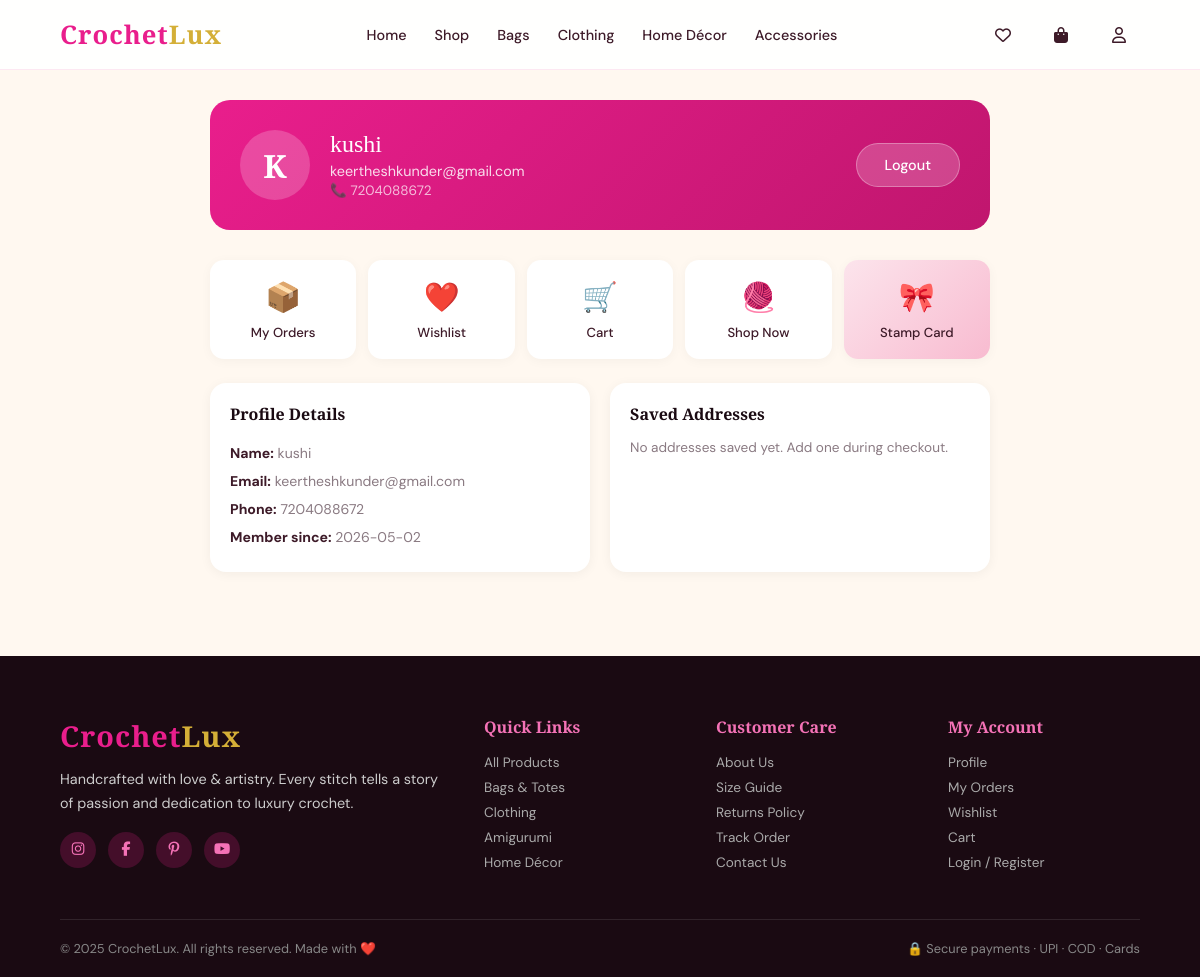
The app's page /account (signed in) with its own data.
### tables this page shows
CREATE TABLE users (
            id INTEGER PRIMARY KEY AUTOINCREMENT,
            name TEXT NOT NULL,
            email TEXT UNIQUE NOT NULL,
            password TEXT NOT NULL,
            phone TEXT,
            is_admin INTEGER DEFAULT 0,
            created_at TIMESTAMP DEFAULT CURRENT_TIMESTAMP
        );

### app.py (the view)
@app.route('/account')
@login_required
def account():
    db   = get_db()
    user = db.execute("SELECT * FROM users WHERE id=?", (session['user_id'],)).fetchone()
    addr = db.execute("SELECT * FROM addresses WHERE user_id=?",
                      (session['user_id'],)).fetchall()
    db.close()
    return render_template('account.html', user=user, addresses=addr,
                           cart_count=get_cart_count())

### app.py (called while the page is built)
def get_db():
    db = sqlite3.connect('crochet.db')
    db.row_factory = sqlite3.Row
    return db

def get_cart_count():
    if not session.get('user_id'): return 0
    db = get_db()
    c  = db.execute("SELECT SUM(quantity) FROM cart WHERE user_id=?",
                    (session['user_id'],)).fetchone()[0]
    db.close()
    return c or 0

def login_required(f):
    @wraps(f)
    def dec(*a, **kw):
        if 'user_id' not in session:
            flash('Please login first', 'error')
            return redirect(url_for('login'))
        return f(*a, **kw)
    return dec

### templates/account.html (shortened to what this page needs)
{% extends 'base.html' %}
{% block content %}
<div class="account-wrapper">
  <div class="account-header">
    <div class="avatar">{{ user['name'][0]|upper }}</div>
    <div>
      <div class="account-name">{{ user['name'] }}</div>
      <div class="account-email">{{ user['email'] }}</div>
      {% if user['phone'] %}<div style="opacity:.7;font-size:.85rem;margin-top:2px">📞 {{ user['phone'] }}</div>{% endif %}
    </div>
    <a href="/logout" class="btn btn-cream" style="margin-left:auto;background:rgba(255,255,255,.2);color:#fff;border:1px solid rgba(255,255,255,.3)">Logout</a>
  </div>
  <div class="quick-links">
    <a href="/orders"     class="quick-link"><div class="ql-icon">📦</div><div class="ql-label">My Orders</div></a>
    <a href="/wishlist"   class="quick-link"><div class="ql-icon">❤️</div><div class="ql-label">Wishlist</div></a>
    <a href="/cart"       class="quick-link"><div class="ql-icon">🛒</div><div class="ql-label">Cart</div></a>
    <a href="/shop"       class="quick-link"><div class="ql-icon">🧶</div><div class="ql-label">Shop Now</div></a>
    <a href="/stamp-card" class="quick-link stamp-link"><div class="ql-icon">🎀</div><div class="ql-label">Stamp Card</div></a>
  </div>
  <div class="account-grid">
    <div class="account-card">
      <h3>Profile Details</h3>
      <div style="font-size:.88rem;line-height:2;color:var(--gray)">
        <div><strong style="color:var(--text)">Name:</strong> {{ user['name'] }}</div>
        <div><strong style="color:var(--text)">Email:</strong> {{ user['email'] }}</div>
        <div><strong style="color:var(--text)">Phone:</strong> {{ user['phone'] or 'Not provided' }}</div>
        <div><strong style="color:var(--text)">Member since:</strong> {{ user['created_at'][:10] }}</div>
      </div>
    </div>
    <div class="account-card">
      <h3>Saved Addresses</h3>
      {% if addresses %}
        {% for addr in addresses %}
        <div class="addr-item">
          <strong>{{ addr['name'] }}</strong><br>
          {{ addr['line1'] }}, {{ addr['city'] }}, {{ addr['state'] }} – {{ addr['pincode'] }}
        </div>
        {% endfor %}
      {% else %}
        <p style="color:var(--gray);font-size:.85rem">No addresses saved yet. Add one during checkout.</p>
      {% endif %}
    </div>
  </div>
</div>
{% endblock %}

### templates/base.html (style rules this page uses)
:root { --pink:#E91E8C; --pink-light:#f472b6; --pink-pale:#fff0f7; --pink-deep:#c0166e; --cream:#FFF8F0; --cream2:#fce4ec; --gold:#d4af37; --dark:#1a0a12; --text:#3d1a28; --gray:#8a7a82; --white:#ffffff; --radius:16px; --shadow:0 8px 40px rgba(233,30,140,0.15); --shadow2:0 20px 60px rgba(233,30,140,0.25); }
* { margin:0;padding:0;box-sizing:border-box }
html { scroll-behavior:smooth }
body { font-family:'DM Sans',sans-serif;background:var(--cream);color:var(--text);overflow-x:hidden }
a { text-decoration:none;color:inherit }
.btn { display:inline-flex;align-items:center;gap:8px;padding:12px 28px;border-radius:50px;font-size:.9rem;font-weight:500;cursor:pointer;transition:.3s;border:none;font-family:'DM Sans',sans-serif }
.btn-cream { background:var(--cream);color:var(--text);border:1px solid rgba(233,30,140,.2) }

### templates/account.html (style rules this page uses)
.account-wrapper { padding:100px 5% 60px;max-width:900px;margin:0 auto }
.account-header { background:linear-gradient(135deg,var(--pink),var(--pink-deep));border-radius:20px;padding:30px;color:#fff;display:flex;align-items:center;gap:20px;margin-bottom:30px }
.avatar { width:70px;height:70px;border-radius:50%;background:rgba(255,255,255,.2);display:flex;align-items:center;justify-content:center;font-size:2rem;font-weight:700;font-family:'Playfair Display',serif;flex-shrink:0 }
.account-name { font-family:'Playfair Display',serif;font-size:1.5rem;margin-bottom:4px }
.account-email { opacity:.85;font-size:.9rem }
.account-grid { display:grid;grid-template-columns:1fr 1fr;gap:20px;margin-bottom:24px }
.account-card { background:#fff;border-radius:16px;padding:20px;box-shadow:0 2px 12px rgba(0,0,0,.05) }
.account-card h3 { font-family:'Playfair Display',serif;font-size:1rem;margin-bottom:14px;color:var(--dark) }
.quick-links { display:grid;grid-template-columns:repeat(auto-fill,minmax(140px,1fr));gap:12px;margin-bottom:24px }
.quick-link { background:#fff;border-radius:14px;padding:18px;text-align:center;box-shadow:0 2px 12px rgba(0,0,0,.04);transition:.3s;cursor:pointer;text-decoration:none;display:block }
.quick-link.stamp-link { background:linear-gradient(135deg,#fce4ec,#f8bbd0) }
.ql-icon { font-size:1.8rem;margin-bottom:8px }
.ql-label { font-size:.82rem;font-weight:500;color:var(--text) }

### records on screen
users: name "K", name "kushi", email "keertheshkunder@gmail.com", phone "7204088672", created_at "2026-05-02"
